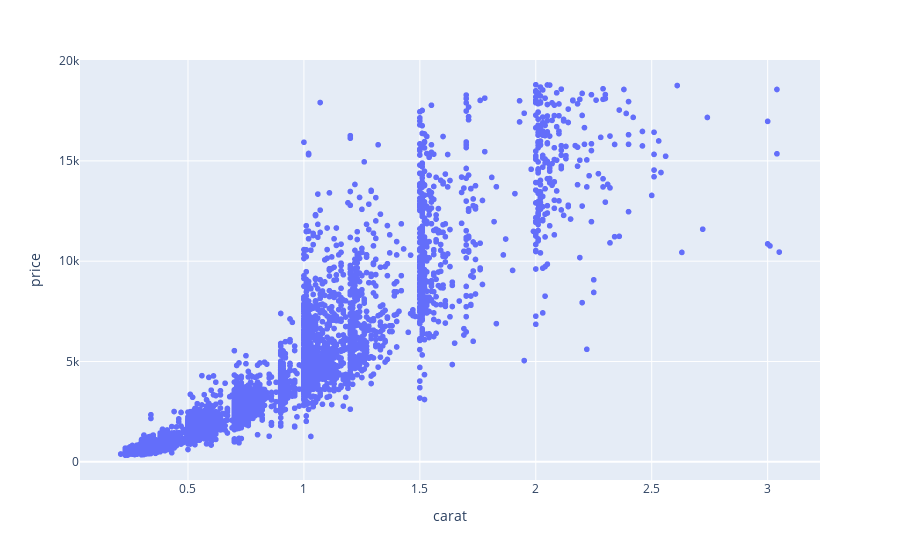

Source (notebook cell):
### Code cell
# Scatter Plot
fig = px.scatter(df,x='carat',y='price')
fig.show()

### Figure 1 — Plotly figure (JSON) as saved in the notebook; plotly's stock layout.template omitted (floating-point values rounded to 4 significant figures; data arrays with more than 128 entries replaced by an {"elided": "..."} marker saying what was removed)
{"data": [{"hovertemplate": "carat=%{x}<br>price=%{y}<extra></extra>", "legendgroup": "", "marker": {"color": "#636efa", "symbol": "circle"}, "mode": "markers", "name": "", "showlegend": false, "type": "scattergl", "x": {"elided": "5394 float values"}, "xaxis": "x", "y": {"elided": "5394 int values"}, "yaxis": "y"}], "layout": {"legend": {"tracegroupgap": 0}, "margin": {"t": 60}, "xaxis": {"anchor": "y", "domain": [0, 1], "title": {"text": "carat"}}, "yaxis": {"anchor": "x", "domain": [0, 1], "title": {"text": "price"}}}}
